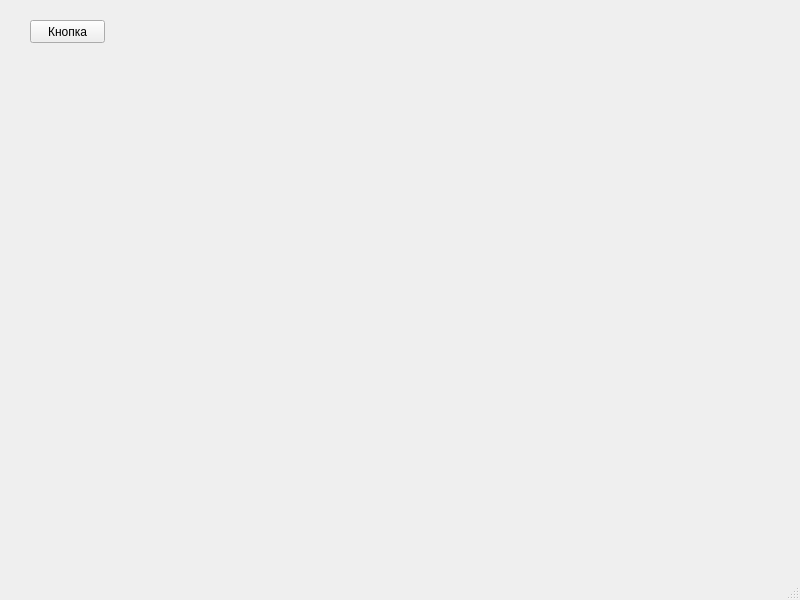
<?xml version="1.0" encoding="UTF-8"?>
<ui version="4.0">
 <class>MainWindow</class>
 <widget class="QMainWindow" name="MainWindow">
  <property name="geometry">
   <rect>
    <x>0</x>
    <y>0</y>
    <width>800</width>
    <height>600</height>
   </rect>
  </property>
  <property name="windowTitle">
   <string>MainWindow</string>
  </property>
  <widget class="QWidget" name="centralwidget">
   <widget class="QPushButton" name="pushButton">
    <property name="geometry">
     <rect>
      <x>30</x>
      <y>20</y>
      <width>75</width>
      <height>23</height>
     </rect>
    </property>
    <property name="text">
     <string>Кнопка</string>
    </property>
   </widget>
  </widget>
  <widget class="QMenuBar" name="menubar">
   <property name="geometry">
    <rect>
     <x>0</x>
     <y>0</y>
     <width>800</width>
     <height>21</height>
    </rect>
   </property>
  </widget>
  <widget class="QStatusBar" name="statusbar"/>
 </widget>
 <resources/>
 <connections/>
</ui>
